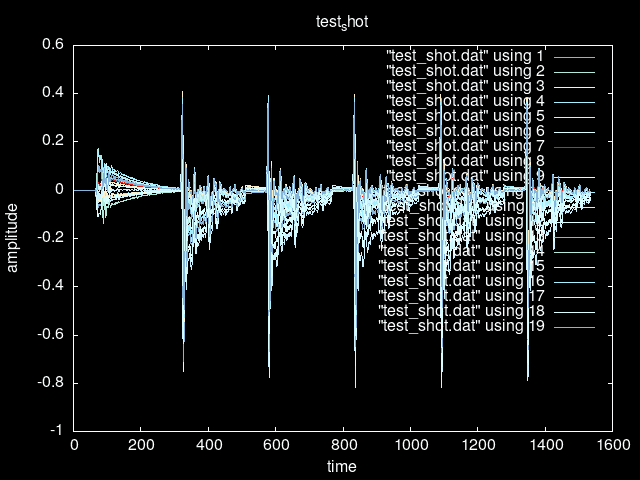

Source code (gnuplot):
set terminal png background '#000000' font "Liberation 12"
set border lc rgb '#fbffff'
set border linewidth 1.5
set linetype 1 lc rgb '#86b6dc' lw 1.5
set linetype 2 lc rgb '#b3e8dc' lw 1.5
set linetype 3 lc rgb '#fff1c9' lw 1.5
set linetype 4 lc rgb '#a4f0ff' lw 1.5
set linetype 5 lc rgb '#ccf3ff' lw 1.5
set linetype 6 lc rgb '#d8fdff' lw 1.5
set linetype cycle 6
set key textcolor '#fbffff'
set title textcolor '#fbffff'
set xlabel textcolor '#fbffff'
set ylabel textcolor '#fbffff'
set output ARG1


set title "test_shot"
set xlabel "time"
set ylabel "amplitude"

plot "test_shot.dat" using 1 w l,\
	"test_shot.dat" using 2 w l,\
	"test_shot.dat" using 3 w l,\
	"test_shot.dat" using 4 w l,\
	"test_shot.dat" using 5 w l,\
	"test_shot.dat" using 6 w l,\
	"test_shot.dat" using 7 w l,\
	"test_shot.dat" using 8 w l,\
	"test_shot.dat" using 9 w l,\
	"test_shot.dat" using 10 w l,\
	"test_shot.dat" using 11 w l,\
	"test_shot.dat" using 12 w l,\
	"test_shot.dat" using 13 w l,\
	"test_shot.dat" using 14 w l,\
	"test_shot.dat" using 15 w l,\
	"test_shot.dat" using 16 w l,\
	"test_shot.dat" using 17 w l,\
	"test_shot.dat" using 18 w l,\
	"test_shot.dat" using 19 w l,\
